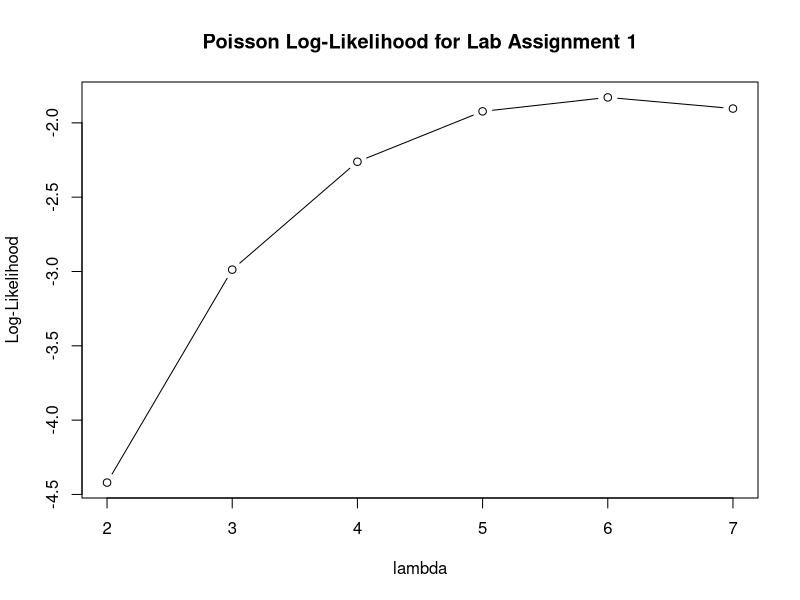
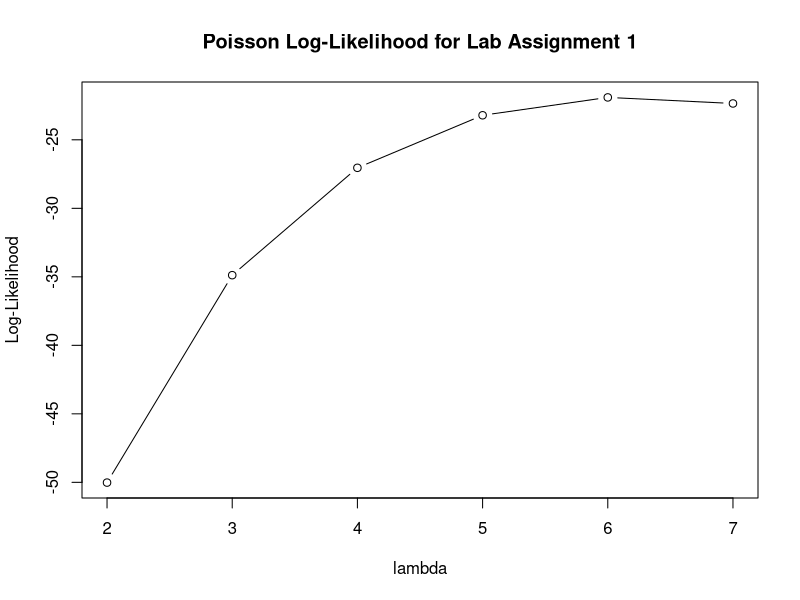

Write the R code that produced these figures, in order.
## ---- chunk 1
set.seed(12345)   #use this seed!

pdat <- rpois(1, lambda = 5)
pdat
## ---- chunk 2
lambda <- seq(2,7,by=1)

ploglike <- dpois(pdat, lambda, log = TRUE)
ploglike
## ---- chunk 3
head(cbind(lambda, ploglike))


plot(ploglike ~ lambda, ylab='Log-Likelihood', xlab='lambda', type='b', main='Poisson Log-Likelihood for Lab Assignment 1')


## ---- chunk 4
set.seed(12345) #use this seed!
n <- 10
pdat3 <- rpois(n, lambda = 5)
pdat3

sample_mean = mean(pdat3)
sample_mean
## ---- chunk 5
lambda <- seq(2,7,by=1)

ploglike3 <- 0
for (i in 1:n){
  ploglike3 <- ploglike3 + dpois(pdat3[i], lambda, log=TRUE)
}

head(cbind(lambda, ploglike3))

plot(ploglike3 ~ lambda, ylab='Log-Likelihood', xlab='lambda', type='b', main='Poisson Log-Likelihood for Lab Assignment 1')
